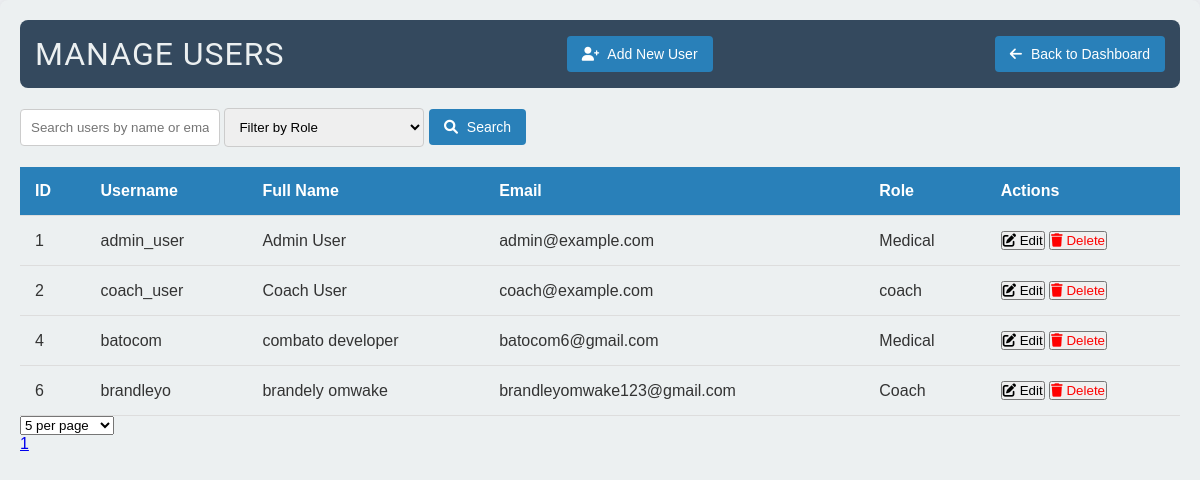
The page /manage_users.php on the database its author committed.
### tables this page shows
CREATE TABLE `users` (
  `id` int(11) NOT NULL,
  `username` varchar(50) NOT NULL,
  `full_name` varchar(100) NOT NULL,
  `email` varchar(100) NOT NULL,
  `password` varchar(255) NOT NULL,
  `role` varchar(50) NOT NULL
);

### manage_users.php (the view, shortened to what this page needs)
<?php
$host = "localhost";
$user = "root";
$pass = "";
$dbname = "athlete_management";
$conn = new mysqli($host, $user, $pass, $dbname);
$searchTerm = isset($_GET['search']) ? $_GET['search'] : '';
$filterRole = isset($_GET['role']) ? $_GET['role'] : '';
$recordsPerPage = isset($_GET['records']) ? intval($_GET['records']) : 5;
$page = isset($_GET['page']) ? intval($_GET['page']) : 1;
$offset = ($page - 1) * $recordsPerPage;
$query = "SELECT id, username, full_name, email, role FROM users WHERE 1=1";
$totalQuery = $conn->query($query);
$totalRecords = $totalQuery->num_rows;
$totalPages = ceil($totalRecords / $recordsPerPage);
$query .= " LIMIT $offset, $recordsPerPage";
$result = $conn->query($query);
    ?>
<!DOCTYPE html>
<html lang="en">
<head>
    <link rel="stylesheet" href="admin_style.css">
    <link rel="stylesheet" href="https://cdnjs.cloudflare.com/ajax/libs/font-awesome/6.0.0/css/all.min.css">
</head>
<body>
    <div class="admin-dashboard">
        <div class="main-content">
            <div id="manage_users">
                <div class="top-nav">
                    <h1>Manage Users</h1>
                    <form action="manage_users.php" method="POST" style="display: inline;">
                        <button type="submit" class="btn add-user-btn"><i class="fa fa-user-plus"></i> Add New User</button>
                    </form>
                    <button class="btn" onclick="window.location.href='dashboard_admin.php'">
                        <i class="fa fa-arrow-left"></i> Back to Dashboard
                    </button>
                </div>
                <div class="search-filter-bar">
                    <form method="GET" action="">
                        <input type="text" name="search" placeholder="Search users by name or email..." value="<?php echo htmlspecialchars($searchTerm); ?>">
                        <select name="role">
                            <option value="">Filter by Role</option>
                        </select>
                        <button class="btn search-btn" type="submit">
                            <i class="fa fa-search"></i> Search
                        </button>
                    </form>
                </div>
                <div id="content-area">
                    <?php
                    if ($_SERVER['REQUEST_METHOD'] == 'POST' && in_array($_POST['action'], ['add_form', 'edit_form'])) {
                        $user = null;
                        if ($_POST['action'] == 'edit_form') {
                            $id = $_POST['user_id'];
                            $result = $conn->query("SELECT * FROM users WHERE id=$id");
                            $user = $result->fetch_assoc();
                        }
                        ?>
                        <form action="manage_users.php" method="POST">
                            <input type="hidden" name="action" value="<?php echo $user ? 'edit' : 'add'; ?>">
                            <input type="hidden" name="user_id" value="<?php echo $user['id'] ?? ''; ?>">
                            <div class="form-group">
                                <label for="username">Username:</label>
                                <input type="text" id="username" name="username" value="<?php echo $user['username'] ?? ''; ?>" required>
                            </div>
                            <div class="form-group">
                                <label for="full_name">Full Name:</label>
                                <input type="text" id="full_name" name="full_name" value="<?php echo $user['full_name'] ?? ''; ?>" required>
                            </div>
                            <div class="form-group">
                                <label for="email">Email:</label>
                                <input type="email" id="email" name="email" value="<?php echo $user['email'] ?? ''; ?>" required>
                            </div>
                            <div class="form-group">
                                <label for="role">Role:</label>
                                <select id="role" name="role" required>
                                    <option value="Coach" <?php echo ($user['role'] ?? '') == 'Coach' ? 'selected' : ''; ?>>Coach</option>
                                    <option value="Medical" <?php echo ($user['role'] ?? '') == 'Medical' ? 'selected' : ''; ?>>Medical</option>
                                </select>
                            </div>
                            <?php if (!$user) { ?>
                                <div class="form-group">
                                    <label for="password">Password:</label>
                                    <input type="password" id="password" name="password" required>
                                </div>
                            <?php } ?>
                            <div class="form-actions">
                                <button type="submit" class="btn save-btn">
                                    <i class="fa fa-save"></i> <?php echo $user ? 'Update User' : 'Add User'; ?>
                                </button>
                                <button type="button" class="btn cancel-btn" onclick="window.location.href='manage_users.php'">
                                    <i class="fa fa-times"></i> Cancel
                                </button>
                            </div>
                        </form>
                    <?php } else { ?>
                        <div class="users-table">
                            <table>
                                <thead>
                                    <tr>
                                        <th>ID</th>
                                        <th>Username</th>
                                        <th>Full Name</th>
                                        <th>Email</th>
                                        <th>Role</th>
                                        <th>Actions</th>
                                    </tr>
                                </thead>
                                <tbody>
                                    <?php while ($row = $result->fetch_assoc()) { ?>
                                        <tr>
                                            <td><?php echo $row['id']; ?></td>
                                            <td><?php echo $row['username']; ?></td>
                                            <td><?php echo $row['full_name']; ?></td>
                                            <td><?php echo $row['email']; ?></td>
                                            <td><?php echo $row['role']; ?></td>
                                            <td>
                                                <form method="POST" action="manage_users.php" style="display:inline;">
                                                    <button type="submit" class="nav-link"><i class="fa fa-edit"></i> Edit</button>
                                                </form>
                                                <form method="POST" action="manage_users.php" style="display:inline;">
                                                    <button type="submit" class="nav-link" style="color:red;"><i class="fa fa-trash"></i> Delete</button>
                                                </form>
                                            </td>
                                        </tr>
                                    <?php } ?>
                                </tbody>
                            </table>
                        </div>
                        <div class="pagination">
                            <form method="GET" action="">
                                <select name="records" onchange="this.form.submit()">
                                    <option value="5" <?php echo $recordsPerPage == 5 ? 'selected' : ''; ?>>5 per page</option>
                                </select>
                            </form>
                            <div class="page-links">
                                <?php for ($i = 1; $i <= $totalPages; $i++) { ?>
                                    <a href="?search=<?php echo $searchTerm; ?>&role=<?php echo $filterRole; ?>&records=<?php echo $recordsPerPage; ?>&page=<?php echo $i; ?>" class="<?php echo $page == $i ? 'active' : ''; ?>"><?php echo $i; ?></a>
                                <?php } ?>
                            </div>
                        </div>
                    <?php } ?>
                </div>
            </div>
        </div>
    </div>
</body>
</html>

### admin_style.css (style rules this page uses)
* { margin: 0; padding: 0; box-sizing: border-box; }
body { font-family: 'Arial', sans-serif; background-color: #f0f2f5; color: #333; }
.admin-dashboard { display: flex; height: 100vh; }
.main-content { flex-grow: 1; background-color: #ecf0f1; padding: 20px; }
.top-nav { display: flex; justify-content: space-between; align-items: center; background-color: #34495e; padding: 15px; color: #ecf0f1; border-radius: 8px; }
.btn { padding: 10px 15px; background-color: #2980b9; color: white; border: none; border-radius: 4px; cursor: pointer; font-size: 14px; }
.btn i { margin-right: 5px; }
h1, h2 { font-weight: normal; }
.sidebar-header, .top-nav { font-family: 'Roboto', sans-serif; letter-spacing: 1px; text-transform: uppercase; }
.main-content { border-radius: 8px; box-shadow: 0 0 10px rgba(0, 0, 0, 0.1); }
.search-filter-bar { margin-top: 20px; display: flex; justify-content: space-between; align-items: center; gap: 10px; }
.search-filter-bar input, .search-filter-bar select { padding: 10px; width: 200px; border: 1px solid #ccc; border-radius: 4px; }
.search-filter-bar .search-btn { padding: 10px 15px; }
.users-table { margin-top: 20px; }
.users-table table { width: 100%; border-collapse: collapse; }
.users-table table thead { background-color: #2980b9; color: white; }
.users-table table th, .users-table table td { padding: 15px; text-align: left; border-bottom: 1px solid #ddd; }

### rows shown on the page
users: id "1", username "admin_user", full_name "Admin User", email "admin@example.com", role "Medical"
users: id "2", username "coach_user", full_name "Coach User", email "coach@example.com", role "coach"
users: id "4", username "batocom", full_name "combato developer", email "batocom6@gmail.com", role "Medical"
users: id "6", username "brandleyo", full_name "brandely omwake", email "brandleyomwake123@gmail.com", role "Coach"
